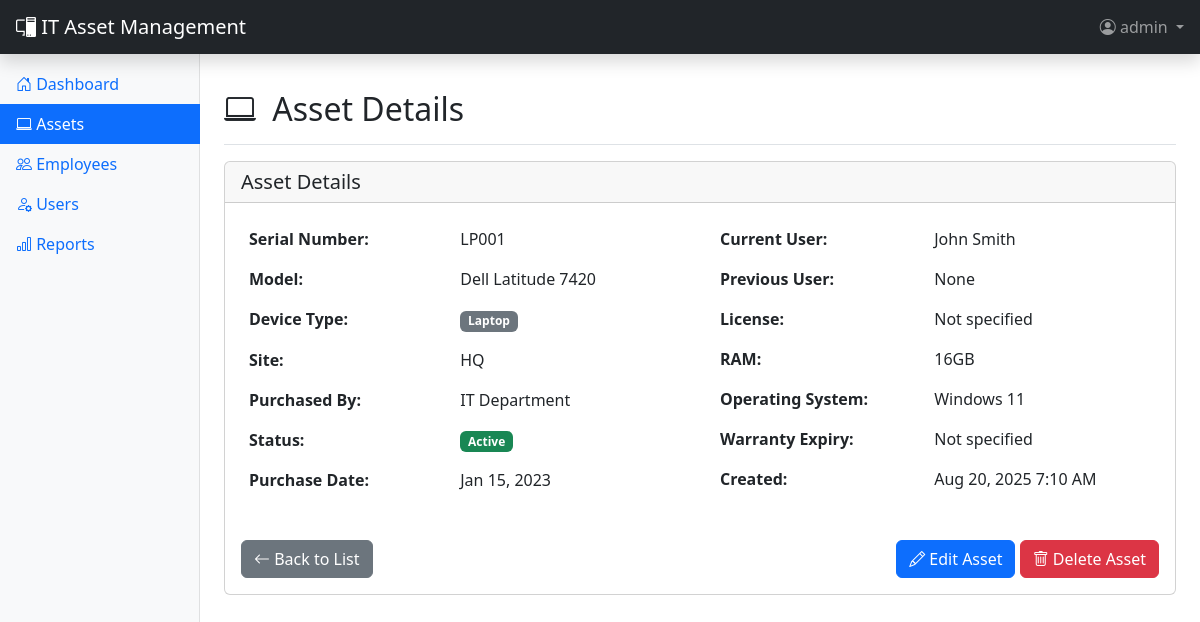
/assets.php?action=view&id=1 (signed in), run on the app's committed database.
### tables this page shows
CREATE TABLE assets (
    id INT AUTO_INCREMENT PRIMARY KEY,
    serial_number VARCHAR(100) NOT NULL UNIQUE,
    model VARCHAR(100),
    device_type ENUM('Laptop', 'Desktop', 'Projector', 'Monitor', 'Tablet', 'Phone', 'Server', 'Printer', 'Other') NOT NULL,
    site VARCHAR(50),
    purchased_by VARCHAR(100),
    current_user_id INT,
    previous_user_id INT,
    license VARCHAR(255),
    status ENUM('Active', 'Spare', 'Retired', 'Maintenance', 'Lost') DEFAULT 'Active',
    ram VARCHAR(20),
    os VARCHAR(50),
    purchase_date DATE,
    warranty_expiry DATE,
    notes TEXT,
    created_at TIMESTAMP DEFAULT CURRENT_TIMESTAMP,
    updated_at TIMESTAMP DEFAULT CURRENT_TIMESTAMP ON UPDATE CURRENT_TIMESTAMP,
    FOREIGN KEY (current_user_id) REFERENCES employees(id) ON DELETE SET NULL,
    FOREIGN KEY (previous_user_id) REFERENCES employees(id) ON DELETE SET NULL
);

CREATE TABLE employees (
    id INT AUTO_INCREMENT PRIMARY KEY,
    name VARCHAR(100) NOT NULL,
    department VARCHAR(100),
    company VARCHAR(100),
    email VARCHAR(100) UNIQUE,
    created_at TIMESTAMP DEFAULT CURRENT_TIMESTAMP,
    updated_at TIMESTAMP DEFAULT CURRENT_TIMESTAMP ON UPDATE CURRENT_TIMESTAMP
);

### config/database.php (called while the page is built, shortened)
<?php
class Database {
    private $host = 'localhost';
    private $db_name = 'itam_system';
    private $username = 'root';
    private $password = '';
    private $charset = 'utf8mb4';
    public function getConnection() {
        $this->conn = null;
        try {
            $dsn = "mysql:host=" . $this->host . ";dbname=" . $this->db_name . ";charset=" . $this->charset;
            $options = [
                PDO::ATTR_ERRMODE => PDO::ERRMODE_EXCEPTION,
                PDO::ATTR_DEFAULT_FETCH_MODE => PDO::FETCH_ASSOC,
                PDO::ATTR_EMULATE_PREPARES => false,
            ];
            $this->conn = new PDO($dsn, $this->username, $this->password, $options);
        } catch(PDOException $e) {
            echo "Connection Error: " . $e->getMessage();
            exit;
        }
        return $this->conn;
    }
}
function getDB() {
    static $db = null;
    if ($db === null) {
        $database = new Database();
        $db = $database->getConnection();
    }
    return $db;
}
?>

### models/models.php (called while the page is built, shortened)
<?php
class Asset {
    private $db;
    public function __construct() {
        $this->db = getDB();
    }
    public function getById($id) {
        $stmt = $this->db->prepare("SELECT a.*,
                                           cu.name as current_user_name,
                                           pu.name as previous_user_name
                                    FROM assets a
                                    LEFT JOIN employees cu ON a.current_user_id = cu.id
                                    LEFT JOIN employees pu ON a.previous_user_id = pu.id
                                    WHERE a.id = ?");
        $stmt->execute([$id]);
        return $stmt->fetch();
    }
}
?>

### assets.php (the view, shortened to what this page needs)
<?php
require_once 'config/database.php';
require_once 'models/models.php';
$assetModel = new Asset();
$action = $_GET['action'] ?? 'list';
$id = $_GET['id'] ?? null;
$asset = null;
if (($action == 'edit' || $action == 'view') && $id) {
    $asset = $assetModel->getById($id);
}
?>
<div class="d-flex justify-content-between flex-wrap flex-md-nowrap align-items-center pt-3 pb-2 mb-3 border-bottom">
    <h1 class="h2">
        <i class="bi bi-laptop me-2"></i>
        <?php
        switch($action) {
            case 'view': echo 'Asset Details'; break;
        }
        ?>
    </h1>
</div>
<?php if ($action == 'list'): ?>
    <div class="card mb-4">
        <div class="card-body">
            <form method="GET" class="row g-3">
                <div class="col-md-4">
                    <label for="search" class="form-label">Search</label>
                    <input type="text" class="form-control" id="search" name="search"
                           placeholder="Serial number, model, user..."
                           value="<?php echo htmlspecialchars($_GET['search'] ?? ''); ?>">
                </div>
                <div class="col-md-3">
                    <label for="device_type" class="form-label">Device Type</label>
                    <select class="form-select" id="device_type" name="device_type">
                        <option value="">All Types</option>
                        <option value="Laptop" <?php echo ($_GET['device_type'] ?? '') == 'Laptop' ? 'selected' : ''; ?>>Laptop</option>
                        <option value="Desktop" <?php echo ($_GET['device_type'] ?? '') == 'Desktop' ? 'selected' : ''; ?>>Desktop</option>
                        <option value="Monitor" <?php echo ($_GET['device_type'] ?? '') == 'Monitor' ? 'selected' : ''; ?>>Monitor</option>
                        <option value="Projector" <?php echo ($_GET['device_type'] ?? '') == 'Projector' ? 'selected' : ''; ?>>Projector</option>
                        <option value="Tablet" <?php echo ($_GET['device_type'] ?? '') == 'Tablet' ? 'selected' : ''; ?>>Tablet</option>
                        <option value="Phone" <?php echo ($_GET['device_type'] ?? '') == 'Phone' ? 'selected' : ''; ?>>Phone</option>
                        <option value="Server" <?php echo ($_GET['device_type'] ?? '') == 'Server' ? 'selected' : ''; ?>>Server</option>
                        <option value="Printer" <?php echo ($_GET['device_type'] ?? '') == 'Printer' ? 'selected' : ''; ?>>Printer</option>
                        <option value="Other" <?php echo ($_GET['device_type'] ?? '') == 'Other' ? 'selected' : ''; ?>>Other</option>
                    </select>
                </div>
                <div class="col-md-3">
                    <label for="status" class="form-label">Status</label>
                    <select class="form-select" id="status" name="status">
                        <option value="">All Status</option>
                        <option value="Active" <?php echo ($_GET['status'] ?? '') == 'Active' ? 'selected' : ''; ?>>Active</option>
                        <option value="Spare" <?php echo ($_GET['status'] ?? '') == 'Spare' ? 'selected' : ''; ?>>Spare</option>
                        <option value="Retired" <?php echo ($_GET['status'] ?? '') == 'Retired' ? 'selected' : ''; ?>>Retired</option>
                        <option value="Maintenance" <?php echo ($_GET['status'] ?? '') == 'Maintenance' ? 'selected' : ''; ?>>Maintenance</option>
                        <option value="Lost" <?php echo ($_GET['status'] ?? '') == 'Lost' ? 'selected' : ''; ?>>Lost</option>
                    </select>
                </div>
                <div class="col-md-2">
                    <label class="form-label">&nbsp;</label>
                    <div class="d-grid">
                        <button type="submit" class="btn btn-primary">
                            <i class="bi bi-search"></i> Search
                        </button>
                    </div>
                </div>
            </form>
        </div>
    </div>
    <div class="card">
        <div class="card-body">
            <div class="table-responsive">
                <table class="table table-striped table-hover">
                    <thead class="table-dark">
                        <tr>
                            <th>Serial Number</th>
                            <th>Model</th>
                            <th>Device Type</th>
                            <th>Site</th>
                            <th>Current User</th>
                            <th>Status</th>
                            <th>Actions</th>
                        </tr>
                    </thead>
                    <tbody>
                        <?php
                        $searchTerm = $_GET['search'] ?? '';
                        $filters = [
                            'device_type' => $_GET['device_type'] ?? '',
                            'status' => $_GET['status'] ?? ''
                        ];
                        $assets = $assetModel->getAll($searchTerm, $filters);
                        foreach($assets as $asset_item):
                        ?>
                        <tr>
                            <td><strong><?php echo htmlspecialchars($asset_item['serial_number']); ?></strong></td>
                            <td><?php echo htmlspecialchars($asset_item['model']); ?></td>
                            <td>
                                <span class="badge bg-secondary"><?php echo htmlspecialchars($asset_item['device_type']); ?></span>
                            </td>
                            <td><?php echo htmlspecialchars($asset_item['site']); ?></td>
                            <td><?php echo htmlspecialchars($asset_item['current_user_name'] ?: 'Unassigned'); ?></td>
                            <td>
                                <?php
                                $statusColors = [
                                    'Active' => 'success',
                                    'Spare' => 'info',
                                    'Retired' => 'warning',
                                    'Maintenance' => 'danger',
                                    'Lost' => 'dark'
                                ];
                                $color = $statusColors[$asset_item['status']] ?? 'secondary';
                                ?>
                                <span class="badge bg-<?php echo $color; ?> status-badge">
                                    <?php echo htmlspecialchars($asset_item['status']); ?>
                                </span>
                            </td>
                            <td class="table-actions">
                                <div class="btn-group btn-group-sm" role="group">
                                    <a href="assets.php?action=view&id=<?php echo $asset_item['id']; ?>"
                                       class="btn btn-outline-info" title="View">
                                        <i class="bi bi-eye"></i>
                                    </a>
                                    <a href="assets.php?action=edit&id=<?php echo $asset_item['id']; ?>"
                                       class="btn btn-outline-primary" title="Edit">
                                        <i class="bi bi-pencil"></i>
                                    </a>
                                    <button type="button" class="btn btn-outline-danger"
                                            onclick="deleteAsset(<?php echo $asset_item['id']; ?>)" title="Delete">
                                        <i class="bi bi-trash"></i>
                                    </button>
                                </div>
                            </td>
                        </tr>
                        <?php endforeach; ?>
                        <?php if(empty($assets)): ?>
                        <tr>
                            <td colspan="7" class="text-center text-muted py-4">
                                <i class="bi bi-inbox display-1"></i><br>
                                No assets found
                            </td>
                        </tr>
                        <?php endif; ?>
                    </tbody>
                </table>
            </div>
        </div>
    </div>
<?php elseif ($action == 'view'): ?>
    <div class="card">
        <div class="card-header">
            <h5 class="mb-0">Asset Details</h5>
        </div>
        <div class="card-body">
            <div class="row">
                <div class="col-md-6">
                    <table class="table table-borderless">
                        <tr>
                            <td class="fw-bold">Serial Number:</td>
                            <td><?php echo htmlspecialchars($asset['serial_number']); ?></td>
                        </tr>
                        <tr>
                            <td class="fw-bold">Model:</td>
                            <td><?php echo htmlspecialchars($asset['model']); ?></td>
                        </tr>
                        <tr>
                            <td class="fw-bold">Device Type:</td>
                            <td><span class="badge bg-secondary"><?php echo htmlspecialchars($asset['device_type']); ?></span></td>
                        </tr>
                        <tr>
                            <td class="fw-bold">Site:</td>
                            <td><?php echo htmlspecialchars($asset['site']); ?></td>
                        </tr>
                        <tr>
                            <td class="fw-bold">Purchased By:</td>
                            <td><?php echo htmlspecialchars($asset['purchased_by']); ?></td>
                        </tr>
                        <tr>
                            <td class="fw-bold">Status:</td>
                            <td>
                                <?php
                                $statusColors = [
                                    'Active' => 'success',
                                    'Spare' => 'info',
                                    'Retired' => 'warning',
                                    'Maintenance' => 'danger',
                                    'Lost' => 'dark'
                                ];
                                $color = $statusColors[$asset['status']] ?? 'secondary';
                                ?>
                                <span class="badge bg-<?php echo $color; ?>"><?php echo htmlspecialchars($asset['status']); ?></span>
                            </td>
                        </tr>
                        <tr>
                            <td class="fw-bold">Purchase Date:</td>
                            <td><?php echo $asset['purchase_date'] ? date('M j, Y', strtotime($asset['purchase_date'])) : 'Not specified'; ?></td>
                        </tr>
                    </table>
                </div>
                <div class="col-md-6">
                    <table class="table table-borderless">
                        <tr>
                            <td class="fw-bold">Current User:</td>
                            <td><?php echo htmlspecialchars($asset['current_user_name'] ?: 'Unassigned'); ?></td>
                        </tr>
                        <tr>
                            <td class="fw-bold">Previous User:</td>
                            <td><?php echo htmlspecialchars($asset['previous_user_name'] ?: 'None'); ?></td>
                        </tr>
                        <tr>
                            <td class="fw-bold">License:</td>
                            <td><?php echo htmlspecialchars($asset['license'] ?: 'Not specified'); ?></td>
                        </tr>
                        <tr>
                            <td class="fw-bold">RAM:</td>
                            <td><?php echo htmlspecialchars($asset['ram'] ?: 'Not specified'); ?></td>
                        </tr>
                        <tr>
                            <td class="fw-bold">Operating System:</td>
                            <td><?php echo htmlspecialchars($asset['os'] ?: 'Not specified'); ?></td>
                        </tr>
                        <tr>
                            <td class="fw-bold">Warranty Expiry:</td>
                            <td><?php echo $asset['warranty_expiry'] ? date('M j, Y', strtotime($asset['warranty_expiry'])) : 'Not specified'; ?></td>
                        </tr>
                        <tr>
                            <td class="fw-bold">Created:</td>
                            <td><?php echo date('M j, Y g:i A', strtotime($asset['created_at'])); ?></td>
                        </tr>
                    </table>
                </div>
            </div>
            <div class="d-flex justify-content-between mt-4">
                <a href="assets.php" class="btn btn-secondary">
                    <i class="bi bi-arrow-left"></i> Back to List
                </a>
                <div>
                    <a href="assets.php?action=edit&id=<?php echo $asset['id']; ?>" class="btn btn-primary">
                        <i class="bi bi-pencil"></i> Edit Asset
                    </a>
                    <button type="button" class="btn btn-danger" onclick="deleteAsset(<?php echo $asset['id']; ?>)">
                        <i class="bi bi-trash"></i> Delete Asset
                    </button>
                </div>
            </div>
        </div>
    </div>
<?php endif; ?>
<?php
require_once 'includes/layout.php';
?>

### data on the page
assets: serial_number "LP001", model "Dell Latitude 7420", device_type "Laptop", site "HQ", purchased_by "IT Department", status "Active", purchase_date "Jan 15, 2023", current_user.name "John Smith", license "Not specified", ram "16GB", os "Windows 11", created_at "Aug 20, 2025 7:10 AM"

### other printed values
$currentUser['username'] "admin"
$asset['previous_user_name'] ?: 'None' "None"
